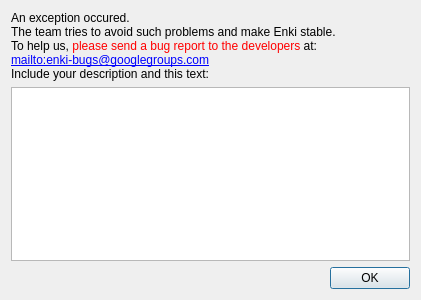
<?xml version="1.0" encoding="UTF-8"?>
<ui version="4.0">
 <class>Dialog</class>
 <widget class="QDialog" name="Dialog">
  <property name="geometry">
   <rect>
    <x>0</x>
    <y>0</y>
    <width>421</width>
    <height>300</height>
   </rect>
  </property>
  <property name="windowTitle">
   <string>Oops. Internal exception</string>
  </property>
  <layout class="QVBoxLayout" name="verticalLayout">
   <item>
    <widget class="QLabel" name="label">
     <property name="text">
      <string>&lt;html&gt;
An exception occured.&lt;br/&gt;
The team tries to avoid such problems and make Enki stable.&lt;br/&gt;
To help us, &lt;font color=&quot;red&quot;&gt;please send a bug report to the developers&lt;/font&gt; at:&lt;br/&gt;
&lt;a href=&quot;mailto:enki-bugs@googlegroups.com?subject=Crash&amp;body=asdf&quot;&gt;mailto:enki-bugs@googlegroups.com&lt;/a&gt;&lt;br/&gt;
Include your description and this text:</string>
     </property>
    </widget>
   </item>
   <item>
    <widget class="QTextBrowser" name="textBrowser"/>
   </item>
   <item>
    <widget class="QDialogButtonBox" name="buttonBox">
     <property name="orientation">
      <enum>Qt::Horizontal</enum>
     </property>
     <property name="standardButtons">
      <set>QDialogButtonBox::Ok</set>
     </property>
    </widget>
   </item>
  </layout>
 </widget>
 <resources/>
 <connections>
  <connection>
   <sender>buttonBox</sender>
   <signal>accepted()</signal>
   <receiver>Dialog</receiver>
   <slot>accept()</slot>
   <hints>
    <hint type="sourcelabel">
     <x>248</x>
     <y>254</y>
    </hint>
    <hint type="destinationlabel">
     <x>157</x>
     <y>274</y>
    </hint>
   </hints>
  </connection>
  <connection>
   <sender>buttonBox</sender>
   <signal>rejected()</signal>
   <receiver>Dialog</receiver>
   <slot>reject()</slot>
   <hints>
    <hint type="sourcelabel">
     <x>316</x>
     <y>260</y>
    </hint>
    <hint type="destinationlabel">
     <x>286</x>
     <y>274</y>
    </hint>
   </hints>
  </connection>
 </connections>
</ui>
